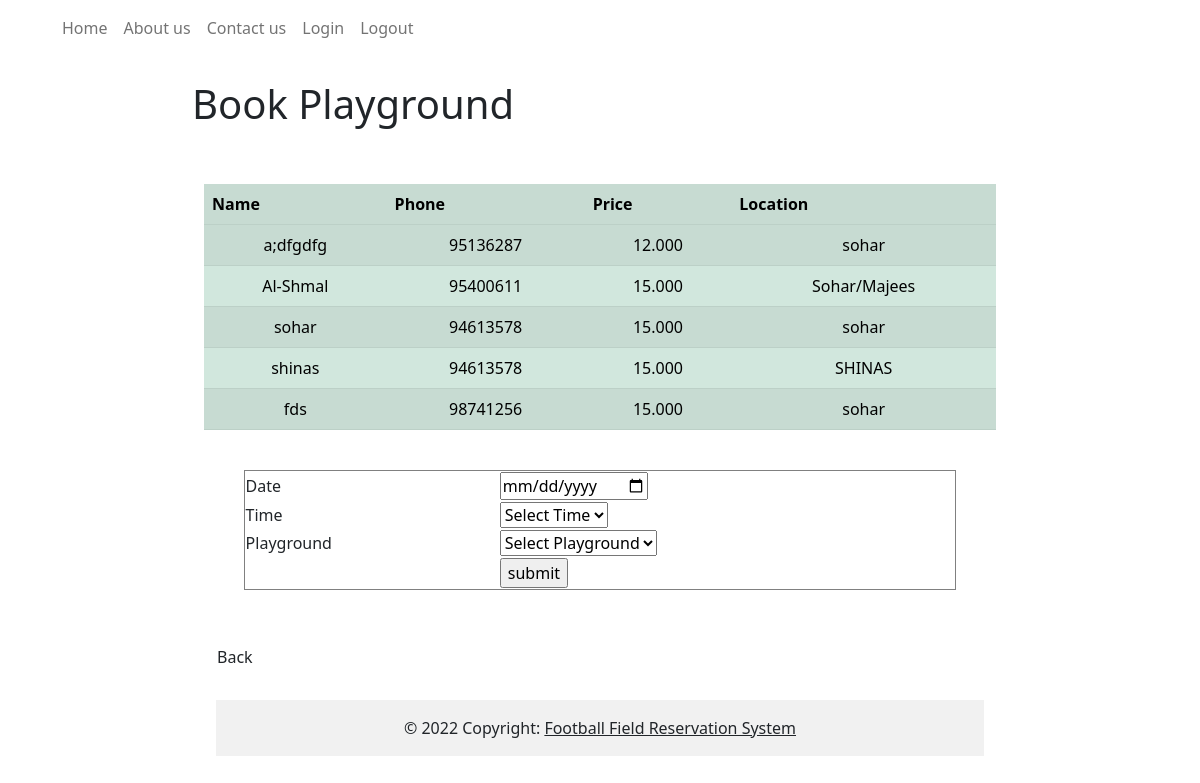
The app's page /book_form.php (signed in) with its own data.
### tables this page shows
CREATE TABLE IF NOT EXISTS `tblplayground` (
  `plno` int(4) NOT NULL AUTO_INCREMENT COMMENT 'Playground Number',
  `name` varchar(20) NOT NULL COMMENT 'playground Name',
  `phone` int(8) NOT NULL COMMENT 'Phone Number',
  `price` double(7,3) NOT NULL COMMENT 'Price',
  `location` varchar(30) NOT NULL COMMENT 'Playground Location',
  `oid` int(4) NOT NULL COMMENT 'Owner ID',
  PRIMARY KEY (`plno`)
);

### book_form.php (the view, shortened to what this page needs)
<!DOCTYPE html PUBLIC "-//W3C//DTD XHTML 1.0 Transitional//EN" "http://www.w3.org/TR/xhtml1/DTD/xhtml1-transitional.dtd">
<html xmlns="http://www.w3.org/1999/xhtml">
<head>
	<link href="bootstrap.min.css" rel="stylesheet">
</head>
<body>
	<header><?php include('header.html') ?></header>
	<br>
	<div class="container" style="max-width: 70%;">
		<h2 class="display-6">Book Playground</h2>
		<?php
		include('connect.php');
		require_once('check_player.php');
		?>
		<br>
		<div class="container">
			<br>
			<table class="table table-success table-striped">
				<tr>
					<td class="auto-style5" style="mso-ascii-theme-font: minor-latin; mso-fareast-font-family: Calibri; mso-fareast-theme-font: minor-latin; mso-hansi-theme-font: minor-latin; mso-bidi-font-family: Arial; mso-bidi-theme-font: minor-bidi; mso-ansi-language: EN-US; mso-fareast-language: EN-US; mso-bidi-language: AR-SA">
						<strong>Name</strong>
					</td>
					<td class="auto-style5" style="mso-ascii-theme-font: minor-latin; mso-fareast-font-family: Calibri; mso-fareast-theme-font: minor-latin; mso-hansi-theme-font: minor-latin; mso-bidi-font-family: Arial; mso-bidi-theme-font: minor-bidi; mso-ansi-language: EN-US; mso-fareast-language: EN-US; mso-bidi-language: AR-SA">
						<strong>Phone</strong>
					</td>
					<td class="auto-style5" style="mso-ascii-theme-font: minor-latin; mso-fareast-font-family: Calibri; mso-fareast-theme-font: minor-latin; mso-hansi-theme-font: minor-latin; mso-bidi-font-family: Arial; mso-bidi-theme-font: minor-bidi; mso-ansi-language: EN-US; mso-fareast-language: EN-US; mso-bidi-language: AR-SA">
						<strong>Price</strong>
					</td>
					<td class="auto-style5" style="mso-ascii-theme-font: minor-latin; mso-fareast-font-family: Calibri; mso-fareast-theme-font: minor-latin; mso-hansi-theme-font: minor-latin; mso-bidi-font-family: Arial; mso-bidi-theme-font: minor-bidi; mso-ansi-language: EN-US; mso-fareast-language: EN-US; mso-bidi-language: AR-SA">
						<strong>Location</strong>
					</td>
				</tr>
				<tr>
					<?php
					$q = "select * from tblplayground order by price";
					$r = mysqli_query($c, $q) or die("Error in $q " . mysqli_error($c));
					$r_num = mysqli_num_rows($r);
					if ($r_num == 0) {
						echo"<h5>No Playground Available yet</h5>";
					} else {
						while ($row = mysqli_fetch_assoc($r)) {
							echo "<tr>";
							echo "<td><center>{$row['name']}</center></td>";
							echo "<td><center>{$row['phone']}</center></td>";
							echo "<td><center>{$row['price']}</center></td>";
							echo "<td><center>{$row['location']}</center></td>";
							echo "</tr>";
						}
					}
					?>
				</tr>
			</table>
			<br>
			<form action="book_code.php" method="post">
				<table align="center" class="auto-style1" style="width: 90%">
					<tr>
						<td>Date</td>
						<td><input name="date" type="date" /></td>
					</tr>
					<tr>
						<td>Time</td>
						<td><select name="time">
								<option selected="selected" value="x">Select Time</option>
							</select></td>
					</tr>
					<tr>
						<td>Playground</td>
						<td><select name="name">
								<option selected="selected" value="x">Select Playground</option>
							</select></td>
					</tr>
					<tr>
						<td>&nbsp;</td>
						<td><input name="Submit1" type="submit" value="submit" />&nbsp;</td>
					</tr>
				</table>
			</form>
			<br><br>
			<a class="btn btn-default" href="player.php" role="button">Back</a>
		</div>
		<footer><?php include('footer.html') ?></footer>
</body>
</html>

### connect.php (shortened to what this page needs)
<!DOCTYPE html PUBLIC "-//W3C//DTD XHTML 1.0 Transitional//EN" "http://www.w3.org/TR/xhtml1/DTD/xhtml1-transitional.dtd">
<html xmlns="http://www.w3.org/1999/xhtml">
<head>
</head>
<body>
</body>
</html>

### check_player.php (shortened to what this page needs)
<!DOCTYPE html PUBLIC "-//W3C//DTD XHTML 1.0 Transitional//EN" "http://www.w3.org/TR/xhtml1/DTD/xhtml1-transitional.dtd">
<html xmlns="http://www.w3.org/1999/xhtml">
<head>
</head>
<body>
</body>
</html>

### book_form.php (style rules this page uses)
.auto-style1 { border-style: solid; border-width: 1px; }

### records on screen
tblplayground: name "a;dfgdfg", phone "95136287", price "12.000", location "sohar"
tblplayground: name "Al-Shmal", phone "95400611", price "15.000", location "Sohar/Majees"
tblplayground: name "sohar", phone "94613578", price "15.000", location "sohar"
tblplayground: name "shinas", phone "94613578", price "15.000", location "SHINAS"
tblplayground: name "fds", phone "98741256", price "15.000", location "sohar"
